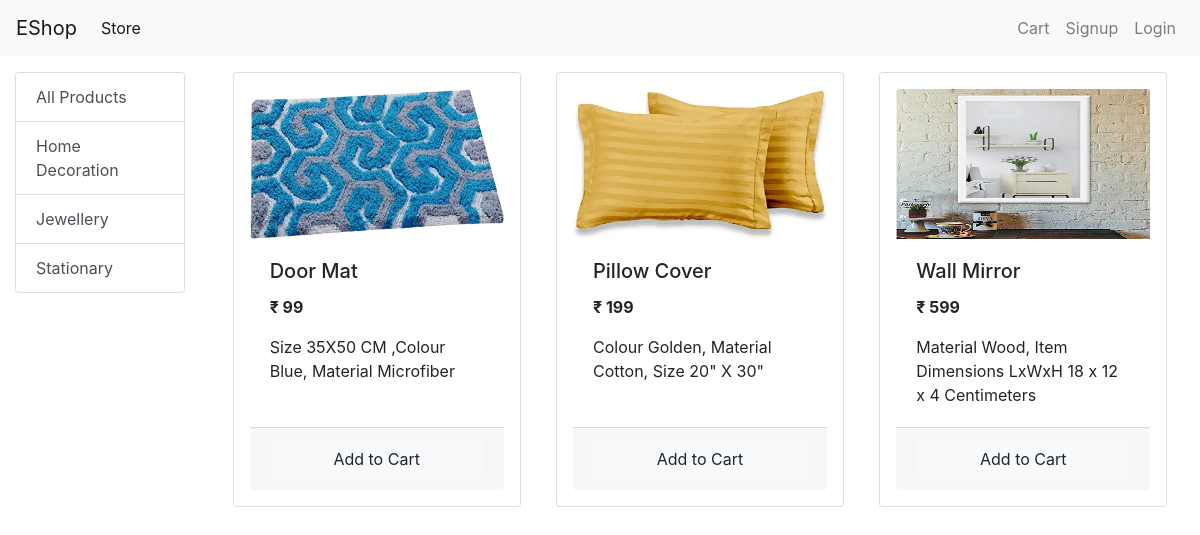
/?category=1, run on the app's committed database.
### store/models/category.py (models this page shows, shortened)
class Category(models.Model):
    name = models.CharField(max_length=50)
    @staticmethod
    def get_all_categories():
        return Category.objects.all()

### store/models/products.py (models this page shows, shortened)
class Product(models.Model):
    name = models.CharField(max_length=50)
    price = models.IntegerField(default = 0)
    category = models.ForeignKey(Category,models.CASCADE,default=1)
    description = models.CharField(max_length=250)
    image = models.ImageField(upload_to = "products/")
    @staticmethod
    def get_all_products_by_categoryid(category_id):
        if category_id:
            return Product.objects.filter(category = category_id)
        else:
            return Product.objects.all()

### store/views/home.py (the view, shortened to what this page needs)
# urls.py: path('',Index.as_view(),name = 'homepage'),
class Index(View):
    def get(self,request):
        products = None
        cart = request.session.get('cart')
        email = request.session.get('email')
        if not email:
            request.session['email'] = None
        if not cart:
            request.session['cart'] = {}
        categories = Category.get_all_categories()
        data ={}
        category_id = request.GET.get('category')
        request.session['category'] = category_id
        if category_id:
            products = Product.get_all_products_by_categoryid(category_id)
        else:
            products = Product.get_all_products()
        print(products[0].name,products[0].price,products[0].image)
        data['products'] = products
        data['categories'] = categories
        return render(request,'index.html',data)

### store/templatetags/cart.py (called while the page is built)
@register.filter(name ='is_in_cart')
def is_in_cart(product,cart):
    keys = cart.keys()
    for id in keys:
        if id == str(product.id):
            return True
    return False

### store/templatetags/custom_filter.py (called while the page is built)
@register.filter(name ='currency')
def currency(number):
    return "₹ " + str(number)

### store/templates/index.html (shortened to what this page needs)
{% extends 'base.html' %} {% block content %} {% load cart %} {% load custom_filter %}
<div class="container-fluid mt-3">
    <div class="row ">
        <div class="col-lg-2 mx-auto">
            <div class="list-group">
                <a href="/?category={{category.id}}" class="list-group-item list-group-item-action">All Products</a> {% for category in categories %}
                <a href="/?category={{category.id}}" class="list-group-item list-group-item-action">{{category.name}}</a> {% endfor %}
            </div>
        </div>
        <div id="products" class="col-lg-10 mx-auto">
            <div class="row mx-auto">
                {% for product in products %}
                <div class="card mx-auto mb-3 p-3" id="{{product.id}}" style="width: 18rem;">
                    <center><img class="card-img-top" src="{{product.image.url}}" style="height:150px;" alt="..."></center>
                    <div class="card-body">
                        <h5 class="card-title">{{product.name}}</h5>
                        <p class="card-text"><b>{{product.price|currency}}</b></p>
                        <p class="card-text">{{product.description}}</p>
                    </div>
                    <div class="card-footer">
                        {% if product|is_in_cart:request.session.cart %}
                        <div class="row no-gutters">
                            <form action="/#{{product.id}}" class="col-2" method="POST">
                                {% csrf_token %}
                                <input type="text" name='product' value='{{product.id}}' hidden>
                                <input type="text" name='remove' value="True" hidden>
                                <input type="submit" value=" - " class=" btn btn-block btn-secondary">
                            </form>
                            <div class="text-center col">{{product|cart_quantity:request.session.cart}} in cart</div>
                            <form action="/#{{product.id}}" class="col-2" method="POST">
                                {% csrf_token %}
                                <input type="text" name='product' value='{{product.id}}' hidden>
                                <input type="submit" value=" + " class=" btn btn-block btn-secondary">
                            </form>
                        </div>
                        {% else %}
                        <form action="/#{{product.id}}" method="POST">
                            <input type="submit" class="float btn btn-block btn-light border-sm" value="Add to Cart">
                        </form>
                        {% endif %}
                    </div>
                </div>
                {% endfor %}
            </div>
        </div>
    </div>
</div>
{% endblock %}

### data on the page
Category: name "Home Decoration"
Category: name "Jewellery"
Category: name "Stationary"
Product: {{ product.id }} 1 (drawn), image (picture), name "Door Mat", price "₹ 99", description "Size 35X50 CM ,Colour Blue, Material Microfiber"
Product: image (picture), name "Pillow Cover", price "₹ 199", description "Colour Golden, Material Cotton, Size 20\" X 30\""
Product: image (picture), name "Wall Mirror", price "₹ 599", description "Material Wood, Item Dimensions LxWxH 18 x 12 x 4 Centimeters"
